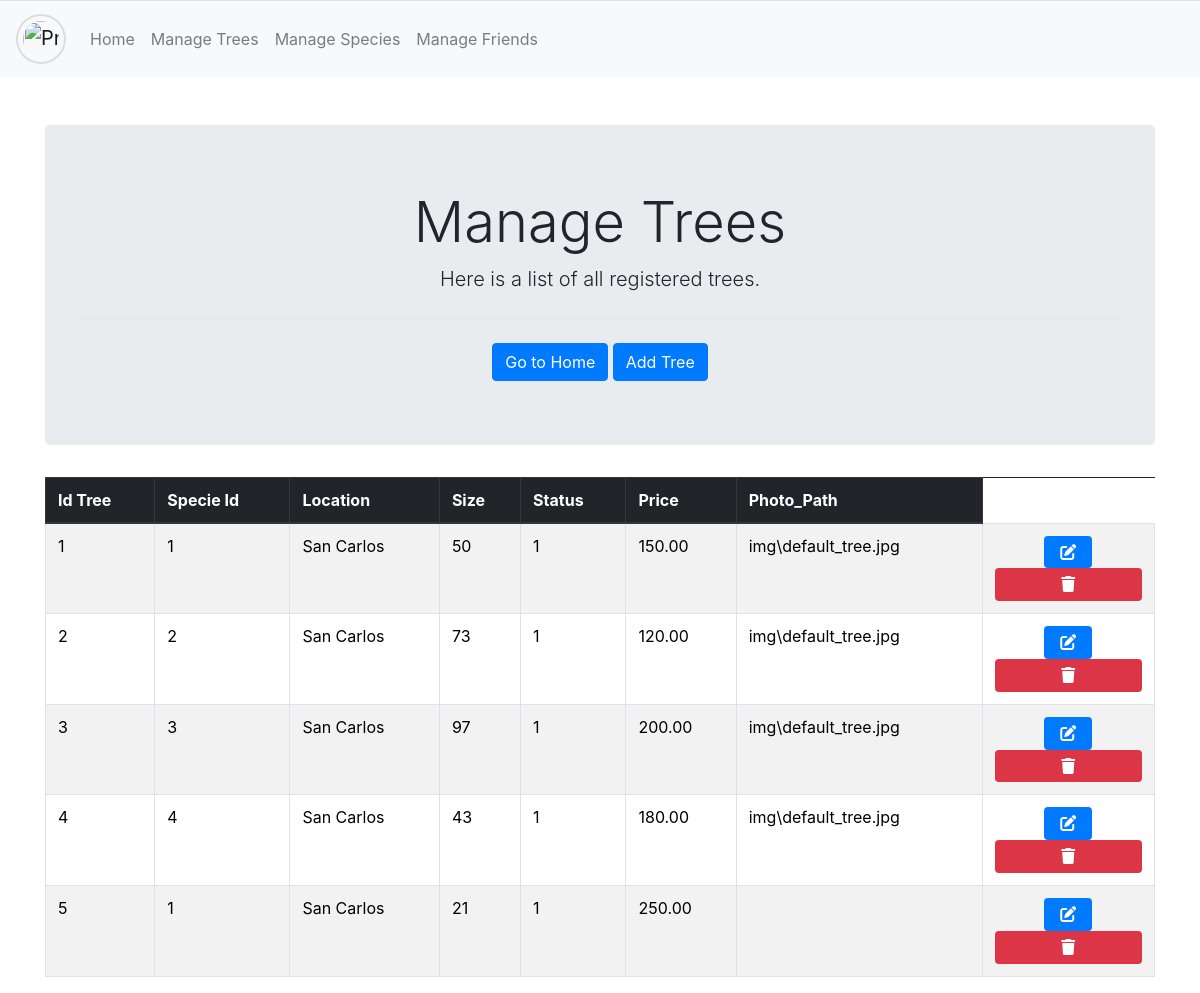
The page /administrator/manage_trees.php on the database as committed earlier.
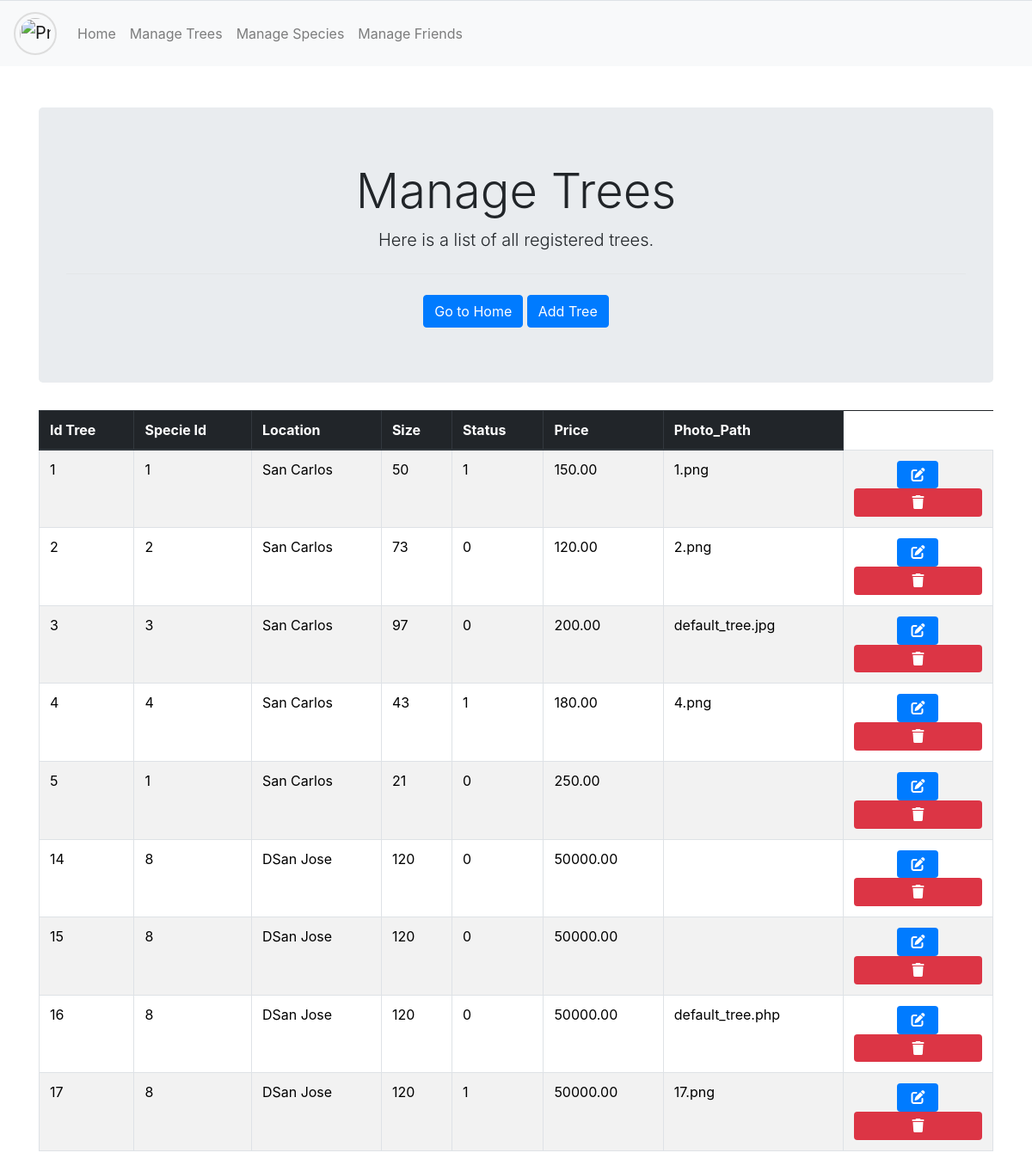
The same page on the database as committed later.
### tables this page shows
CREATE TABLE `trees` (
  `Id_Tree` int(11) NOT NULL,
  `Specie_Id` int(11) DEFAULT NULL,
  `Location` varchar(255) NOT NULL,
  `Size` int(11) NOT NULL,
  `StatusT` int(1) NOT NULL DEFAULT 1,
  `Price` decimal(10,2) NOT NULL,
  `Photo_Path` varchar(255) DEFAULT NULL
);

### utils/administrator/admin_functions.php (called while the page is built, shortened)
<?php
function getConnection(): bool|mysqli {
    $servername = "localhost";
    $username   = "root";
    $password   = "";
    $dbname     = "mytrees";
    try {
        $conn = new mysqli($servername, $username, $password, $dbname, 3306);
        return $conn;
    } catch (Exception $e) {
        echo "Error de conexión: " . $e->getMessage();
        return false;
    }
}
function getTrees(): array {
    $conn = getConnection();
    $trees = [];
    if ($conn) {
        $query = "
            SELECT Id_Tree, Specie_Id, Location, Size, StatusT, Price, Photo_Path
            FROM trees
        ";
        $result = mysqli_query($conn, $query);
        if ($result) {
            while ($row = mysqli_fetch_assoc($result)) {
                $trees[] = [
                    'Id_Tree'       => $row['Id_Tree'],
                    'Specie_Id'     => $row['Specie_Id'],
                    'Location'      => $row['Location'],
                    'Size'          => $row['Size'],
                    'StatusT'       => $row['StatusT'],
                    'Price'         => $row['Price'],
                    'Photo_Path'    => $row['Photo_Path'],
                ];
            }
        } else {
            echo "Query error: " . mysqli_error($conn);
        }
    } else {
        echo "Connection error: " . mysqli_connect_error();
    }
    return $trees;
}

### administrator/manage_trees.php (the view, shortened to what this page needs)
<?php
  include('../utils/administrator/admin_functions.php');
  $trees = getTrees();
?>
<link href="https://cdn.jsdelivr.net/npm/bootstrap@5.3.3/dist/css/bootstrap.min.css" rel="stylesheet">
<link rel="stylesheet" href="../css/styles_manage_specie.css">
<?php require('../inc/header_admin.php')?>
<div class="container mt-5">
    <div class="jumbotron text-center">
      <h1 class="display-4">Manage Trees</h1>
      <p class="lead">Here is a list of all registered trees.</p>
      <hr class="my-4">
      <a href="../administrator/admin.php" class="btn btn-primary">Go to Home</a>
      <a href="register_tree.php" class="btn btn-primary">Add Tree</a>
    </div>
    <div class="table-responsive">
      <table class="table table-striped table-bordered">
        <thead class="thead-dark">
            <tr>
                <th>Id Tree</th>
                <th>Specie Id</th>
                <th>Location</th>
                <th>Size</th>
                <th>Status</th>
                <th>Price</th>
                <th>Photo_Path</th>
            </tr>
        </thead>
        <tbody>
          <?php
              if (!empty($trees)) {
                foreach ($trees as $tree) { ?>
                    <tr>
                        <td><?= $tree['Id_Tree'] ?></td>
                        <td><?= $tree['Specie_Id'] ?></td>
                        <td><?= $tree['Location'] ?></td>
                        <td><?= $tree['Size'] ?></td>
                        <td><?= $tree['StatusT'] ?></td>
                        <td><?= $tree['Price'] ?></td>
                        <td><?= $tree['Photo_Path'] ?></td>
                        <td class="text-center">
                        <a href="update_tree.php?id=<?= $tree['Id_Tree'] ?>" class="btn btn-edit" title="Edit">
                            </a>
                            <form action="<?= BASE_URL; ?>actions/administrator/delete_tree.php" method="POST" style="display:inline;" title="Delete">
                                <button type="submit" class="btn btn-delete" onclick="return confirm('Are you sure you want to delete this tree?');">
                                </button>
                            </form>
                        </td>
                    </tr>
                <?php }
              }
            ?>
        </tbody>
    </table>
  </div>
</div>

### inc/header.php (shortened to what this page needs)
<!DOCTYPE html>
<html lang="en">
<head>
  <link rel="stylesheet" href="https://maxcdn.bootstrapcdn.com/bootstrap/4.0.0/css/bootstrap.min.css"
>
</head>
<body>
</body>
</html>

### inc/header_admin.php (shortened to what this page needs)
<?php include 'header.php';
$uploads_folder = "../uploads_user/";
$profilepic= $uploads_folder.($_SESSION['ProfileImage'])
?>
<header>
    <nav class="navbar navbar-expand-lg navbar-light bg-light">
        <a class="navbar-brand d-flex flex-column align-items-center" href="#" id="profileMenuToggle">
            <img src="<?php echo htmlspecialchars($profilepic); ?>" alt="Profile Image" class="img-fluid rounded-circle" style="width: 50px; height: 50px;">
        </a>
        <div class="collapse navbar-collapse">
            <ul class="navbar-nav mr-auto">
                <li class="nav-item"><a class="nav-link" href="../administrator/admin.php">Home</a></li>
                <li class="nav-item"><a class="nav-link" href="../administrator/manage_trees.php">Manage Trees</a></li>
                <li class="nav-item"><a class="nav-link" href="../administrator/manage_species.php">Manage Species</a></li>
                <li class="nav-item"><a class="nav-link" href="../administrator/manage_friends.php">Manage Friends</a></li>
            </ul>
        </div>
    </nav>
</header>
<link rel="stylesheet" href="../css/profile.css">

### css/profile.css (style rules this page uses)
.container { margin-top: 50px; }
img.rounded-circle { border: 2px solid #ddd; padding: 5px; }
button { width: 100%; }

Rows that differ between the two databases and show on the page:
changed trees id 1: Photo_Path "img\\default_tree.jpg" → "1.png"
changed trees id 2: StatusT "1" → "0"; Photo_Path "img\\default_tree.jpg" → "2.png"
changed trees id 3: StatusT "1" → "0"; Photo_Path "img\\default_tree.jpg" → "default_tree.jpg"
changed trees id 4: Photo_Path "img\\default_tree.jpg" → "4.png"
changed trees id 5: StatusT "1" → "0"
added trees: Id_Tree "14", Specie_Id "8", Location "DSan Jose", Size "120", StatusT "0", Price "50000.00"
added trees: Id_Tree "15", Specie_Id "8", Location "DSan Jose", Size "120", StatusT "0", Price "50000.00"
added trees: Id_Tree "16", Specie_Id "8", Location "DSan Jose", Size "120", StatusT "0", Price "50000.00", Photo_Path "default_tree.php"
added trees: Id_Tree "17", Specie_Id "8", Location "DSan Jose", Size "120", StatusT "1", Price "50000.00", Photo_Path "17.png"
